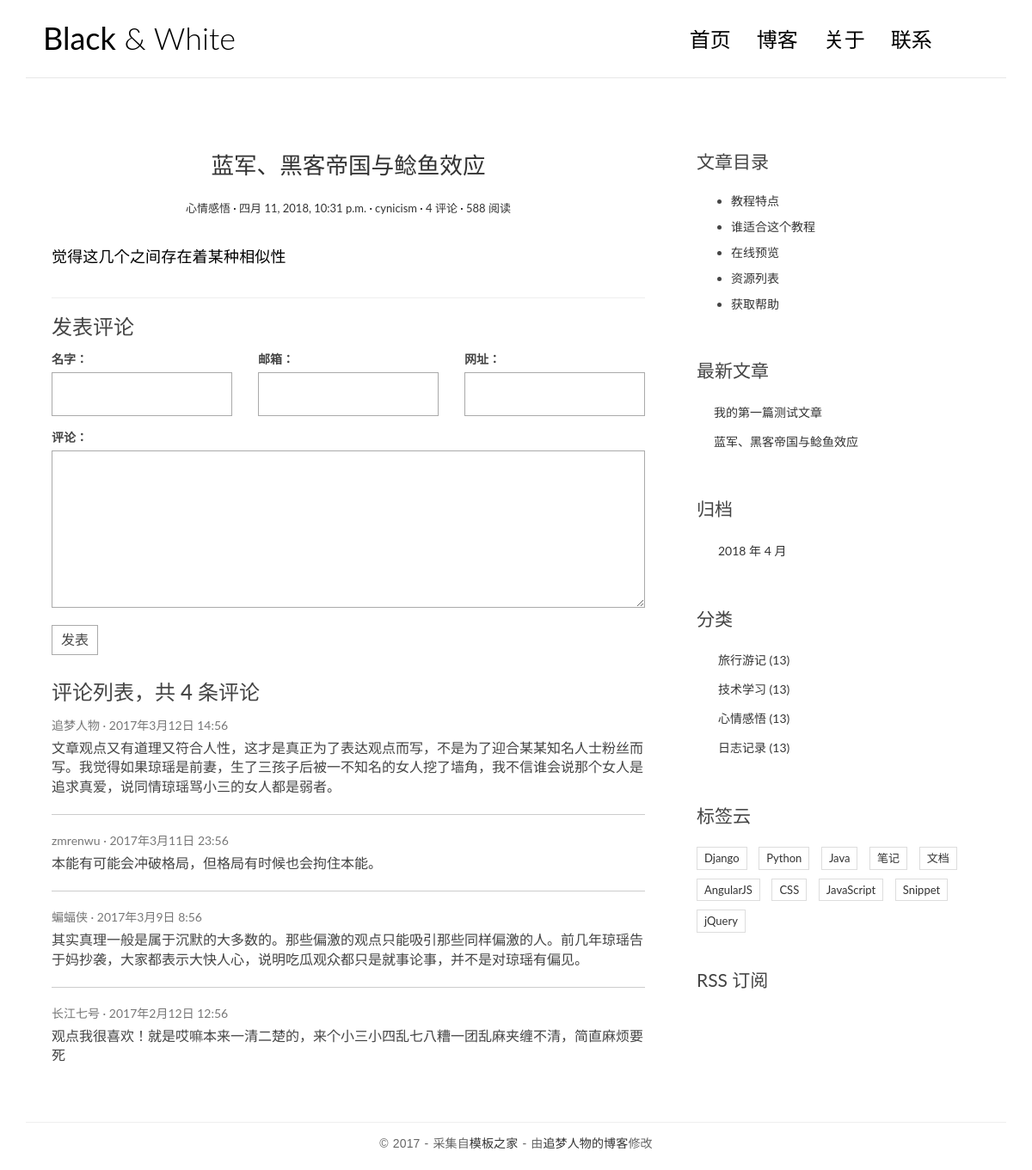
/post/1/, run on an earlier commit of the app's database.
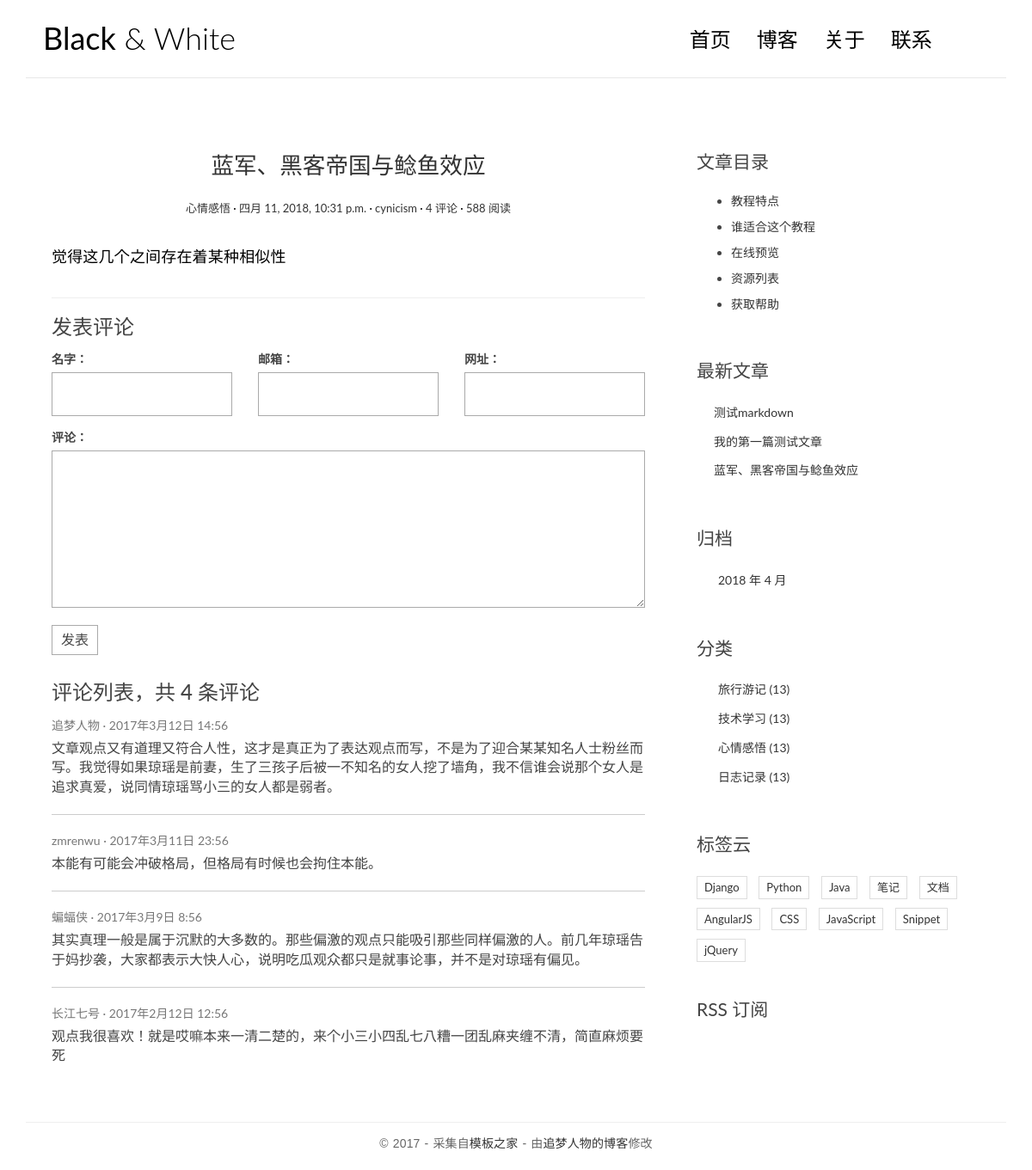
And on a later commit of the database.
### blog/models.py (models this page shows, shortened)
class Post(models.Model):
    title = models.CharField(max_length=70)
    body = models.TextField()
    created_time = models.DateTimeField()
    modified_time = models.DateTimeField()
    excerpt = models.CharField(max_length=200, blank=True)
    category = models.ForeignKey(Category)
    tags = models.ManyToManyField(Tag, blank=True)
    author = models.ForeignKey(User)
    def get_absolute_url(self):
        return reverse('blog:detail', kwargs={'pk': self.pk})

class Category(models.Model):
    name = models.CharField(max_length=100)

### blog/views.py (the view)
# urls.py: url(r'^post/(?P<pk>[0-9]+)/$', views.detail, name='detail'),
def detail(request, pk):
    post = get_object_or_404(Post, pk=pk)
    post.body = markdown.markdown(
        post.body,extensions=[
            'markdown.extensions.extra',
            'markdown.extensions.codehilite',
            'markdown.extensions.toc',
        ]
    )
    return render(request, 'blog/detail.html', context={'post': post})

### blog/templatetags/blog_tags.py (called while the page is built)
@register.simple_tag
def get_recent_posts(num=5):
    return Post.objects.all().order_by('-created_time')[:num]

@register.simple_tag
def archives():
    return Post.objects.dates('created_time', 'month', order='DESC')

@register.simple_tag
def get_categories():
    return Category.objects.all()

### templates/blog/detail.html (shortened to what the changed rows need)
{% extends 'base.html' %}
            {% block main %}
                <article class="post post-1">
                    <header class="entry-header">
                        <h1 class="entry-title">
                            <a herf="{{ post.get_absoulute_url }}">{{ post.title }}</a>
                        </h1>
                        <div class="entry-meta">
                            <span class="post-category"><a href="#">{{ post.category.name }}</a></span>
                            <span class="post-date"><a href="#"><time class="entry-date"
                                                                      datetime="{{ post.created_time }}">{{ post.created_time }}</time></a></span>
                            <span class="post-author"><a href="#">{{ post.author }}</a></span>
                        </div>
                    </header>
                    <div class="entry-content clearfix">
                        {{ post.body|safe }}
                    </div>
                </article>
            {% endblock main%}

### templates/base.html (shortened to what the changed rows need)
{% load staticfiles %}
{% load blog_tags %}
<!DOCTYPE html>
<html>
<head>
    <link rel="stylesheet" href="{% static 'blog/css/bootstrap.min.css' %}">
    <link rel="stylesheet" href="http://code.ionicframework.com/ionicons/2.0.1/css/ionicons.min.css">
    <link rel="stylesheet" href="{% static 'blog/css/pace.css' %}">
    <link rel="stylesheet" href="{% static 'blog/css/custom.css' %}">
    <link rel="stylesheet" href="{% static 'blog/css/highlights/github.css'%}">
</head>
<body>
<div class="container">
    <header id="site-header">
        <div class="row">
            <div class="col-md-4 col-sm-5 col-xs-8">
                <div class="logo">
                    <h1><a href="index.html"><b>Black</b> &amp; White</a></h1>
                </div>
            </div>
        </div>
    </header>
</div>
<div class="content-body">
    <div class="container">
        <div class="row">
            <main class="col-md-8">
                {% block main %}
                {% endblock main %}
            </main>
            <aside class="col-md-4">
                <div class="widget widget-recent-posts">
                    {% get_recent_posts as recent_post_list %}
                    <ul>
                        {% for post in recent_post_list %}
                        <li>
                            <a href="{{ post.get_absolute_url }}">{{ post.title }}</a>
                        </li>
                    {% empty %}
                    暂没有文章
                    {% endfor %}
                    </ul>
                </div>
                <div class="widget widget-archives">
                    {% archives as date_list %}
                    <ul>
                        {% for date in date_list %}
                        <li>
                            <a href="{% url 'blog:archives' date.year date.month %}">{{ date.year }} 年 {{ date.month }} 月</a>
                        </li>
                        {% empty %}
                        暂时没有归档
                        {% endfor %}
                    </ul>
                </div>
                <div class="widget widget-category">
                    {% get_categories as category_list %}
                    <ul>
                        {% for category in category_list %}
                        <li>
                            <a href="{% url 'blog:category' category.pk %}">{{ category.name }} <span class="post-count">(13)</span></a>
                        </li>
                        {% empty %}
                        暂时没有分类
                        {% endfor %}
                    </ul>
                </div>
            </aside>
        </div>
    </div>
</div>
</body>
</html>

What changed in the data, as far as the page shows it:
added Post: title "测试markdown"
